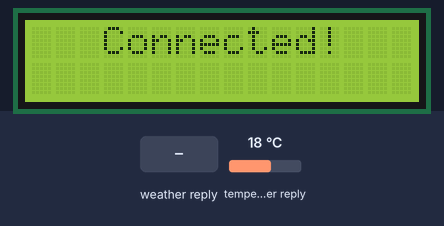
Bench run of a sketch on a simulated ESP8266 (NodeMCU). Shown: 16×2 character LCD. The inputs (shaded band) are chosen by the test bench; at power-on: temperature in the weather reply 18 °C. WiFi joins after 1.5 s; servers stay silent unless stated; the local clock reads 2024-03-15 10:24:30 at power-on unless the sketch sets it; web services answer with replies made up by the test bench; what the sketch prints to the serial monitor is not drawn.

Above: at 1.6 s.
At 3.7 s:
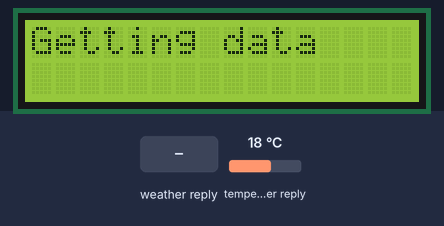
3.8 s: weather in the web reply set to Clear
At 4.7 s:
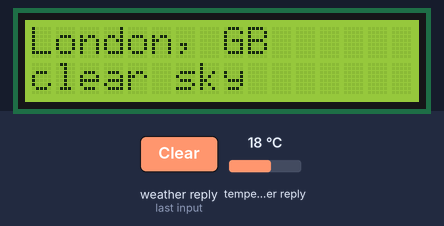
At 9.6 s:
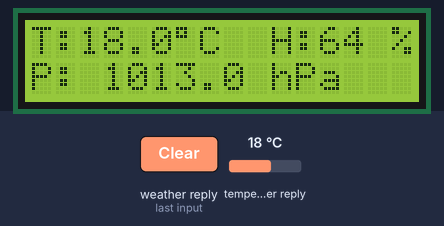
Timing chart, 0 to 11.1 s (numbered marks = the images above; inputs shaded):
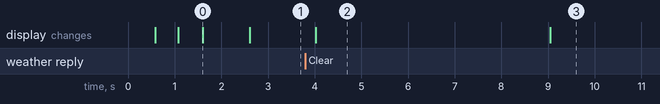

The sketch:

nodemcu_station_weather_time.ino
```cpp
// Robo India Tutorials
// Hardware: NodeMCU
// simple Code for reading information from openweathermap.org

#include <ESP8266WiFi.h>
#include <LiquidCrystal_I2C.h>
#include <ArduinoJson.h>
#include <Wire.h>
#include <time.h>


const char* ssid     = "Teknisi";                 // SSID of local network
const char* password = "bondowoso";                    // Password on network
String APIKEY = "e9e69dd5f5c27684c837ef8af3883d2a";
String CityID = "1627896";                                 //Your City ID


WiFiClient client;
char servername[]="api.openweathermap.org";              // remote server we will connect to
String result;

int  counter = 60;

String weatherDescription ="";
String weatherLocation = "";
String Country;
float Temperature;
float Humidity;
float Pressure;

//time
int timezone = 7 * 3600;
int dst = 0;

LiquidCrystal_I2C lcd(0x27, 16, 2);    // Address of your i2c LCD back pack should be updated.

void setup() {
  Serial.begin(115200);
  int cursorPosition=0;
  lcd.begin();
  lcd.print("   Connecting");
  Serial.println("Connecting");
  WiFi.begin(ssid, password);

             while (WiFi.status() != WL_CONNECTED)
            {
            delay(500);
            lcd.setCursor(cursorPosition,2);
            lcd.print(".");
            cursorPosition++;
            }
  lcd.clear();
  lcd.print("   Connected!");
  Serial.println("Connected");
  delay(1000);

  //Time
  configTime(timezone, dst, "id.pool.ntp.org","asia.pool.org");
  Serial.println("\nWaiting for Internet time");

  while(!time(nullptr)){
     Serial.print("*");
     delay(1000);
  }
  Serial.println("\nTime response....OK");
}

void loop() {


    //weather
    if(counter == 60)                                 //Get new data every 10 minutes
    {
      counter = 0;
      displayGettingData();
      delay(1000);
      getWeatherData();
    }else
    {
      counter++;
      displayWeather(weatherLocation,weatherDescription);
      delay(5000);
      displayConditions(Temperature,Humidity,Pressure);
      delay(5000);
      displayTime();
      delay(5000);
    }
}

void getWeatherData()                                //client function to send/receive GET request data.
{
  if (client.connect(servername, 80))
          {                                         //starts client connection, checks for connection
          client.println("GET /data/2.5/weather?id="+CityID+"&units=metric&APPID="+APIKEY);
          client.println("Host: api.openweathermap.org");
          client.println("User-Agent: ArduinoWiFi/1.1");
          client.println("Connection: close");
          client.println();
          }
  else {
         Serial.println("connection failed");        //error message if no client connect
          Serial.println();
       }

  while(client.connected() && !client.available())
  delay(1);                                          //waits for data
  while (client.connected() || client.available())
       {                                             //connected or data available
         char c = client.read();                     //gets byte from ethernet buffer
         result = result+c;
       }

client.stop();                                      //stop client
result.replace('[', ' ');
result.replace(']', ' ');
Serial.println(result);
char jsonArray [result.length()+1];
result.toCharArray(jsonArray,sizeof(jsonArray));
jsonArray[result.length() + 1] = '\0';
StaticJsonBuffer<1024> json_buf;
JsonObject &root = json_buf.parseObject(jsonArray);

if (!root.success())
  {
    Serial.println("parseObject() failed");
  }

String location = root["name"];
String country = root["sys"]["country"];
float temperature = root["main"]["temp"];
float humidity = root["main"]["humidity"];
String weather = root["weather"]["main"];
String description = root["weather"]["description"];
float pressure = root["main"]["pressure"];
weatherDescription = description;
weatherLocation = location;
Country = country;
Temperature = temperature;
Humidity = humidity;
Pressure = pressure;

}

void displayWeather(String location,String description)
{
  lcd.clear();
  lcd.setCursor(0,0);
  lcd.print(location);
  lcd.print(", ");
  lcd.print(Country);
  lcd.setCursor(0,1);
  lcd.print(description);
}

void displayConditions(float Temperature,float Humidity, float Pressure)
{
 lcd.clear();                            //Printing Temperature
 lcd.print("T:");
 lcd.print(Temperature,1);
 lcd.print((char)223);
 lcd.print("C ");

 lcd.print(" H:");                       //Printing Humidity
 lcd.print(Humidity,0);
 lcd.print(" %");

 lcd.setCursor(0,1);                     //Printing Pressure
 lcd.print("P: ");
 lcd.print(Pressure,1);
 lcd.print(" hPa");
}

void displayGettingData()
{
  lcd.clear();
  lcd.print("Getting data");
}

void displayTime()
{
     //time
    time_t now = time(nullptr);
    struct tm* p_tm = localtime(&now);

  lcd.clear();
  lcd.print("   ");
  lcd.print(p_tm->tm_mday);
  lcd.print("/");
  lcd.print(p_tm->tm_mon + 1);
  lcd.print("/");
  lcd.print(p_tm->tm_year + 1900);

  lcd.print(" ");

  lcd.setCursor(0,1);
  lcd.print("      ");
  lcd.print(p_tm->tm_hour);
  lcd.print(":");
  lcd.print(p_tm->tm_min);
  /*lcd.print(":");
  lcd.print(p_tm->tm_sec);
  delay(1000);
  */
  }
```

Measured:
- after the input at 3.8 s, the display: changes after 0.22 s (image 2)
- what the display in image 0 shows lasts 1.0 s, from 1.6 s to 2.6 s
- what the display in image 2 shows lasts 5.0 s, from 4.0 s to 9.0 s
